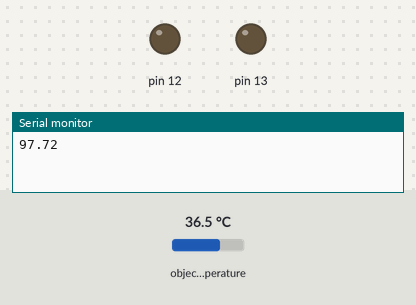
The sketch below on a simulated Arduino Uno, built with avr-gcc and run on an emulated ATmega328P. Parts: output pins drawn as LEDs (lit = HIGH), the last lines printed to the serial monitor. The test bench sets the inputs (shaded band); at power-on: object temperature 36.5 °C.

Above: at 1.2 s.
1.3 s: object temperature set to 37.3 °C
At 5.8 s:
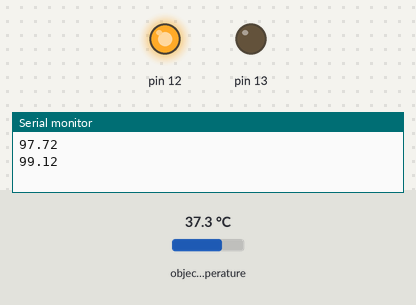
6.5 s: object temperature set to 38.2 °C
At 10.8 s:
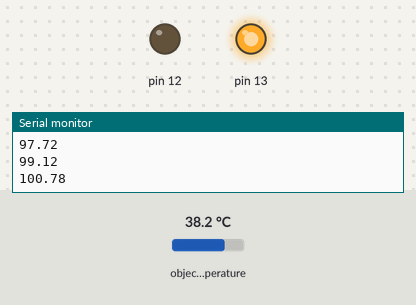
12.5 s: object temperature set to 20 °C
At 13.1 s:
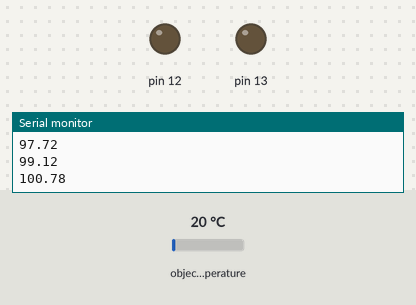
Timing chart, 0 to 15.5 s (numbered marks = the images above; inputs shaded):
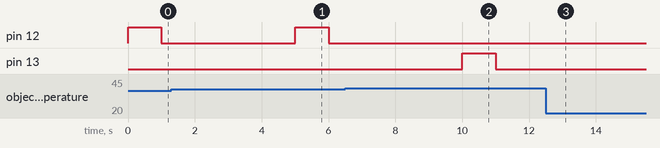

The sketch:

Smart_Thermometer.ino
```cpp
int limit= 100;
#include <Wire.h>
#include <Adafruit_MLX90614.h>
Adafruit_MLX90614 mlx = Adafruit_MLX90614();
void setup() {
  Serial.begin(9600);
  pinMode(13,OUTPUT);
  pinMode(12,OUTPUT);
  mlx.begin();
}
void loop() {
  Serial.print(""); Serial.print(mlx.readObjectTempF()); Serial.println("");
 int current_temp = (mlx.readObjectTempF());
 if (current_temp>= limit){
  digitalWrite(13,HIGH);
  delay(1000);
  digitalWrite(13,LOW);
  }else if(current_temp>=92){
  digitalWrite(12,HIGH);
  delay(1000);
  digitalWrite(12,LOW);
    }
 delay(4000);

}
```

Measured:
- the behaviour switches between 37.7 and 37.8 °C on object temperature (found by bisection; images 1 and 2)
- after the input at 6.5 s, pin 12: stays LOW (without the input it goes to HIGH after 3.5 s); pin 13: LOW → HIGH after 3.5 s, → LOW 1.0 s later
- after the input at 12.5 s, pin 13: stops changing and stays LOW
